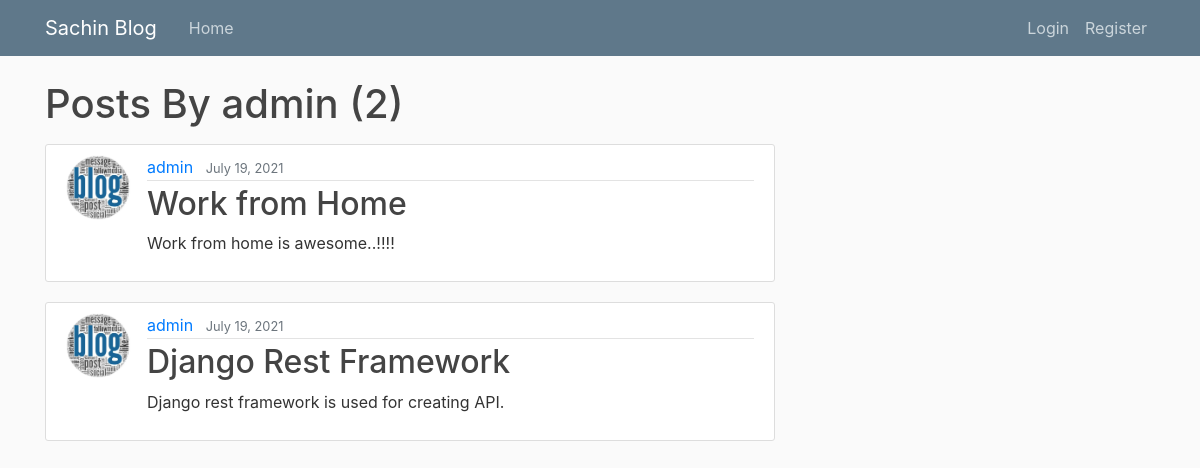
Screenshot of /user/admin/ with the database file from the repository.
### blog/models.py (models this page shows, shortened)
class Post(models.Model):
    author = models.ForeignKey(
        settings.AUTH_USER_MODEL, on_delete=models.CASCADE)
    title = models.CharField(max_length=100)
    content = models.TextField()
    liked = models.ManyToManyField(
        settings.AUTH_USER_MODEL, blank=True, related_name='liked')
    date_posted = models.DateTimeField(default=timezone.now)
    objects = PostManager()
    class Meta:
        ordering = ('-date_posted', )

### users/models.py (models this page shows, shortened)
class Profile(models.Model):
    user = models.OneToOneField(User, on_delete=models.CASCADE)
    image = models.ImageField(default='default.jpg', upload_to='profile_pics')

### blog/views.py (the view)
# urls.py: path('user/<str:username>/', UserPostListView.as_view(), name='user_posts'),
class UserPostListView(ListView):
    model = Post
    template_name = 'blog/user_posts.html'
    context_object_name = 'posts'
    paginate_by = 5
    def get_queryset(self):
        user = get_object_or_404(User, username=self.kwargs.get('username'))
        return Post.objects.filter(author=user).order_by('-date_posted')

### blog/templates/blog/user_posts.html (shortened to what this page needs)
{% extends "blog/base.html" %}
{% block content %}
    <h1 class="mb-3">Posts By {{view.kwargs.username}} ({{ page_obj.paginator.count }})</h1>
    {% for post in posts %}
        <article class="media content-section">
          <img class="rounded-circle article-img" src="{{ post.author.profile.image.url }}">
          <div class="media-body">
            <div class="article-metadata">
              <a class="mr-2" href="{% url 'user_posts' post.author.username %}">{{ post.author }}</a>
              <small class="text-muted">{{ post.date_posted|date:"F d, Y" }}</small>
            </div>
          <h2><a class="article-title" href="{% url 'post_detail' post.pk %}">{{ post.title }}</a></h2>
            <p class="article-content">{{ post.content }}</p>
          </div>
        </article>
    {% endfor %}
{% endblock content %}

### web/static/css/main.css (style rules this page uses)
body { background: #fafafa; color: #333333; margin-top: 5rem; }
h1, h2, h3, h4, h5, h6 { color: #444444; }
.content-section { background: #ffffff; padding: 10px 20px; border: 1px solid #dddddd; border-radius: 3px; margin-bottom: 20px; }
.article-title { color: #444444; }
.article-content { white-space: pre-line; }
.article-img { height: 65px; width: 65px; margin-right: 16px; }
.article-metadata { padding-bottom: 1px; margin-bottom: 4px; border-bottom: 1px solid #e3e3e3 }

### rows the page displays
Post: author.profile.image (placeholder picture), author "admin", date_posted "July 19, 2021", title "Work from Home", content "Work from home is awesome..!!!!"
Post: author.profile.image (placeholder picture), author "admin", date_posted "July 19, 2021", title "Django Rest Framework", content "Django rest framework is used for creating API."

### other values shown
{{ view.kwargs.username }} "admin"
{{ page_obj.paginator.count }} "2"
